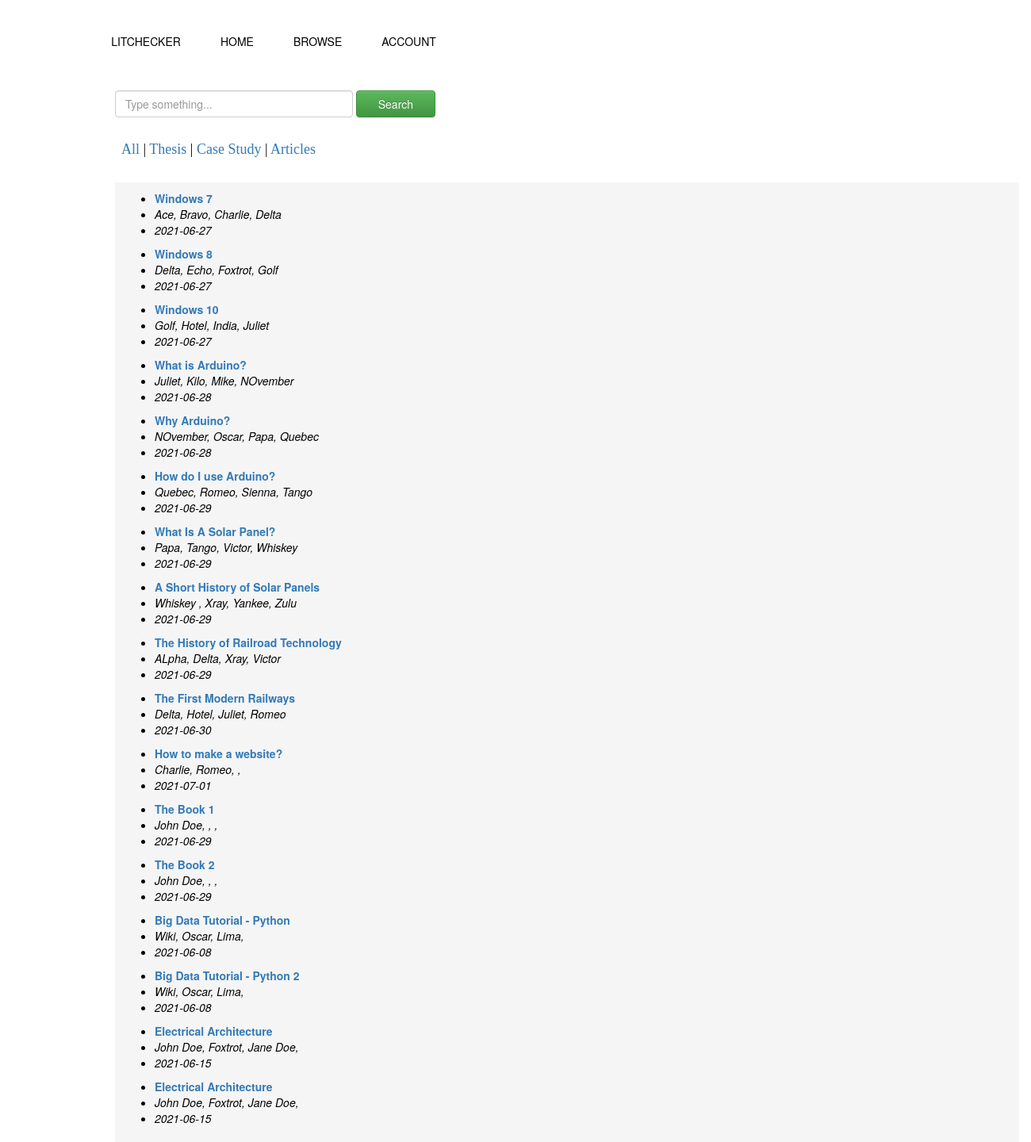
The page /result.php on the database its author committed.
### tables this page shows
CREATE TABLE `literature` (
  `id` int(100) NOT NULL,
  `owner` varchar(100) NOT NULL,
  `title` text,
  `category` varchar(100) DEFAULT NULL,
  `type` varchar(100) DEFAULT NULL,
  `link` text,
  `view` int(200) NOT NULL,
  `abstract` longtext NOT NULL,
  `date` date NOT NULL,
  `download` int(200) NOT NULL,
  `author_1` varchar(100) NOT NULL,
  `author_2` varchar(100) NOT NULL,
  `author_3` varchar(100) NOT NULL,
  `author_4` varchar(100) NOT NULL
);

### result.php (the view, shortened to what this page needs)
<!DOCTYPE html>
<html>
<head>
</head>
<body>
	<?php include 'header.php'; ?>
	 <div class="results container" style="margin-left:10%">
    <div >
      <form class="form-inline" name="search-area" method="POST">
        <input class="form-control" type="search" placeholder="Type something..." aria-label="Search" required name="search" style="width: 300px"; name="search">
        <button class="btn btn-success" type="submit" name="btnsubmit" value="Search" style="width:100px;">Search</button>
    </form>
    </div>
    <br>
    <div class="option navi_search">
      	<a href="result.php" >
      		<span class=" sm"></span> All
      	</a> |
        <a href="result_type.php?type=thesis" >
        	<span class=""></span> Thesis
      	</a> |
        <a href="result_type.php?type=case" >
        	<span class=""></span> Case Study
      	</a> |
      	<a href="result_type.php?type=article" >
        	<span class=""></span> Articles
      	</a>
    </div>
    <br>
<div class="result-bar">
	<?php
      include 'config.php';
        $search_this = $_SESSION['searching'];
        $sqlselect = mysqli_query($conn,"select id,title,category,date,type,link,view,download,author_1,author_2,author_3,author_4  from literature where title like '%$search_this%' ");
    ?>
	<div class="results">
	<?php
        while ($results=mysqli_fetch_object($sqlselect)){
              	  echo "<div class='res2'>
					<ul><li><b>";
              	  echo"<a href='Display.php?let=$results->id'>$results->title ";
               	  echo "</a></li></b>";
				  echo "<li><i>";
                  echo "$results->author_1".", "."$results->author_2" .", "."$results->author_3" .", "."$results->author_4";
                  echo "</li></i>";
				  echo "<li><i>";
                  echo "$results->date </li></i>
				  </ul>
				  </div> ";
        }
    ?>
	</div>
</div>
</body>
</html>

### header.php (shortened to what this page needs)
<!DOCTYPE html>
<html>
<head>
	<link rel="stylesheet" href="css/w3scss">
	<link rel="stylesheet" href="css/bootstrap.min.css">
	<link rel="stylesheet" href="css/bootstrap-theme.min.css">
	<link rel="stylesheet" href= "https://cdnjs.cloudflare.com/ajax/libs/font-awesome/4.7.0/css/font-awesome.min.css">
	<link rel="stylesheet" type="text/css" href="dashboard/vendor/font-awesome/css/font-awesome.min.css">
	<link rel="stylesheet" href="css/jquery.dataTables.min.css">
	<link rel="stylesheet" href="css/dataTables.bootstrap.min.css">
	<link rel="stylesheet" href="css/responsive.bootstrap.min.css">
</head>
<body>
 	<div class="banner" >
 		<div class="navbar" >
 			<ul>
 				<li>
 					<a href="index.php">LitChecker</b></a>
 				</li>
 				<li><a href="index.php">Home</a></li>
 				<li><a href="">Browse</a>
 				</li>
 				<li><a href="">Account</a>
 				</li>
 			</ul>
 		</div>
 	</div>
</body>
</html>

### header.php (style rules this page uses)
.banner { width: 50%; height: 50%; }
.navbar { width: 85%; margin: auto; padding: 35px 0; display: flex; align-items: center; justify-content: space-between; }
.navbar ul li { list-style: none; display: inline-block; position: relative; float: left; }
.navbar ul li a { text-decoration: none; color: black; text-transform: uppercase; display: inline-block; padding: 6px 25px; }
.navbar ul li a:after { content: ''; height: 3px; width: 0; background: #009688; position: absolute; left: 0; bottom: 0px; transition: 0.5s; margin: 0 25px 0 ; }
.navbar ul li a:before { content: ''; height: 3px; width: 0; background: #009688; position: absolute; left: 0; bottom: -10px; transition: 0.5s; }
.navi_search { padding: 8px; font-family: Ubuntu; font-size: 18px; }
.result-bar { background: #f5f5f5; padding: 10px; }

### rows shown on the page
literature: title "Windows 7", author_1 "Ace", author_2 "Bravo", author_3 "Charlie", author_4 "Delta", date "2021-06-27"
literature: title "Windows 8", author_1 "Delta", author_2 "Echo", author_3 "Foxtrot", author_4 "Golf", date "2021-06-27"
literature: title "Windows 10", author_1 "Golf", author_2 "Hotel", author_3 "India", author_4 "Juliet", date "2021-06-27"
literature: title "What is Arduino?", author_1 "Juliet", author_2 "Kilo", author_3 "Mike", author_4 "NOvember", date "2021-06-28"
literature: title "Why Arduino?", author_1 "NOvember", author_2 "Oscar", author_3 "Papa", author_4 "Quebec", date "2021-06-28"
literature: title "How do I use Arduino?", author_1 "Quebec", author_2 "Romeo", author_3 "Sienna", author_4 "Tango", date "2021-06-29"
literature: title "What Is A Solar Panel?", author_1 "Papa", author_2 "Tango", author_3 "Victor", author_4 "Whiskey", date "2021-06-29"
literature: title "A Short History of Solar Panels", author_1 "Whiskey", author_2 "Xray", author_3 "Yankee", author_4 "Zulu", date "2021-06-29"
literature: title "The History of Railroad Technology", author_1 "ALpha", author_2 "Delta", author_3 "Xray", author_4 "Victor", date "2021-06-29"
literature: title "The First Modern Railways", author_1 "Delta", author_2 "Hotel", author_3 "Juliet", author_4 "Romeo", date "2021-06-30"
literature: title "How to make a website?", author_1 "Charlie", author_2 "Romeo", date "2021-07-01"
literature: title "The Book 1", author_1 "John Doe", date "2021-06-29"
literature: title "The Book 2", author_1 "John Doe", date "2021-06-29"
literature: title "Big Data Tutorial - Python", author_1 "Wiki", author_2 "Oscar", author_3 "Lima", date "2021-06-08"
literature: title "Big Data Tutorial - Python 2", author_1 "Wiki", author_2 "Oscar", author_3 "Lima", date "2021-06-08"
literature: title "Electrical Architecture", author_1 "John Doe", author_2 "Foxtrot", author_3 "Jane Doe", date "2021-06-15"
literature: title "Electrical Architecture", author_1 "John Doe", author_2 "Foxtrot", author_3 "Jane Doe", date "2021-06-15"
